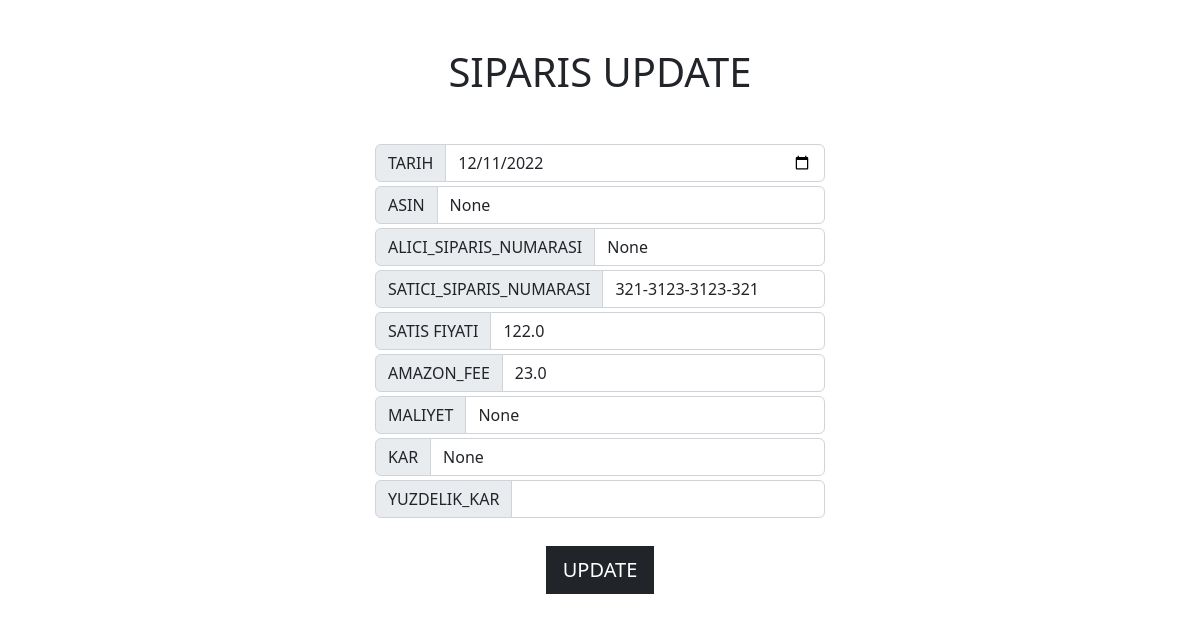
The app's page /muhasebe/2, older data.
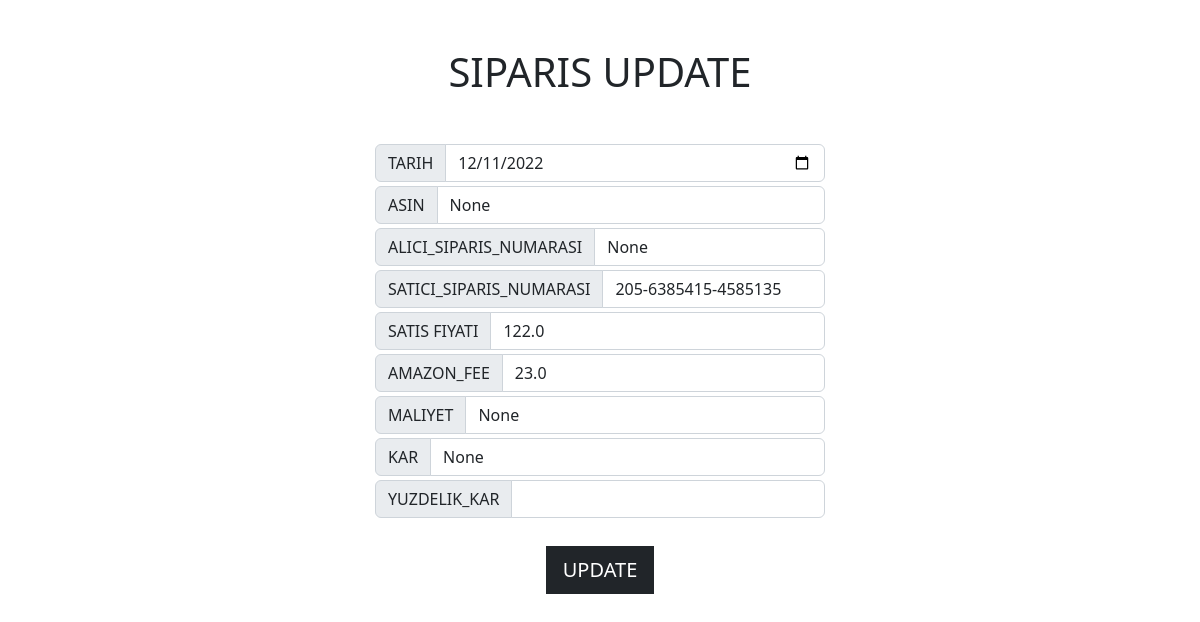
The same page, newer data.
### main/models.py (models this page shows, shortened)
class Data(models.Model):
    uuid = models.UUIDField( unique=True, editable=False , null=True , blank = True)
    KULLANICI = models.ForeignKey(User , blank=True , null=True , on_delete = models.CASCADE)
    TARIH = models.DateField(null=True , blank=True)
    ASIN = models.CharField(max_length=100 , null=True ,  blank=True)
    ALICI_SIPARIS_NUMARASI = models.CharField(max_length=100 , null=True,  blank=True)
    SATICI_SIPARIS_NUMARASI = models.CharField(max_length=100,null=True, blank=True)
    SATIS_FIYATI = models.FloatField(blank=True , null=True)
    AMAZON_FEE = models.FloatField(blank=True ,null=True)
    MALIYET = models.FloatField(blank=True , null=True)
    DEPO_MALIYET = models.FloatField(blank=True , null=True)
    KAR = models.FloatField(blank=True , null=True)
    YUZDELIK_KAR = models.FloatField(blank=True , null=True)

### main/views.py (the view)
# urls.py: path("muhasebe/<int:id>" , muhasebe_update),
def muhasebe_update(request , id):
    siparis = Data.objects.get(id=id)
    '''
    TODO
    FORM UPDATE VIEWS
    '''
    data = {
        'siparis' : siparis
    }
    return render(request , 'muhasebe_update.html' , data)

### main/templates/muhasebe_update.html (shortened to what this page needs)
<!DOCTYPE html>
<html lang="en">
<head>
    <link href="https://cdn.jsdelivr.net/npm/bootstrap@5.2.3/dist/css/bootstrap.min.css" rel="stylesheet">
</head>
<body>
    <h1 class="my-5 text-center">SIPARIS UPDATE</h1>
    <form class='w-75 mx-auto 'action="" method="post">{%csrf_token%}
        <div class="input-group w-50 mx-auto my-1">
            <span class="input-group-text">TARIH</span>
            <input type="date" id="DATE" value="{{ siparis.TARIH|date:'Y-m-d'}}" class="form-control">
          </div>
        <div class="input-group w-50 mx-auto my-1">
            <span class="input-group-text">ASIN</span>
            <input type="text" id="ASIN" value="{{siparis.ASIN}}" class="form-control">
          </div>
        <div class="input-group w-50 mx-auto my-1">
            <span class="input-group-text">ALICI_SIPARIS_NUMARASI</span>
            <input type="text" id="ALICI_SP" value="{{siparis.ALICI_SIPARIS_NUMARASI}}" class="form-control">
          </div>
        <div class="input-group w-50 mx-auto my-1">
            <span class="input-group-text">SATICI_SIPARIS_NUMARASI</span>
            <input type="text" id="SATICI_SP" value="{{siparis.SATICI_SIPARIS_NUMARASI}}" class="form-control">
          </div>
        <div class="input-group w-50 mx-auto my-1">
            <span class="input-group-text">SATIS FIYATI</span>
            <input type="text" id="SATIS_FIYATI" value="{{siparis.SATIS_FIYATI}}" class="form-control">
          </div>
        <div class="input-group w-50 mx-auto my-1">
            <span class="input-group-text">AMAZON_FEE</span>
            <input type="text" id="AMAZON_FEE" value="{{siparis.AMAZON_FEE}}" class="form-control">
          </div>
        <div class="input-group w-50 mx-auto my-1">
            <span class="input-group-text">MALIYET</span>
            <input type="text" id="MALIYET" value="{{siparis.MALIYET}}" class="form-control">
          </div>
        <div class="input-group w-50 mx-auto my-1">
            <span class="input-group-text">KAR</span>
            <input type="text" id="KAR" value="{{siparis.KAR}}" class="form-control">
          </div>
        <div class="input-group w-50 mx-auto my-1">
            <span class="input-group-text">YUZDELIK_KAR</span>
            <input type="text" value="{{siparis.YUZDELIK}}" class="form-control" readonly>
          </div>
          <center><button type="submit" class="btn btn-lg btn-dark rounded-0 my-4">UPDATE</button></center>
    </form>
</body>
</html>

Row changes from the older to the newer data that the page shows:
changed Data "None": SATICI_SIPARIS_NUMARASI "321-3123-3123-321" → "205-6385415-4585135"
